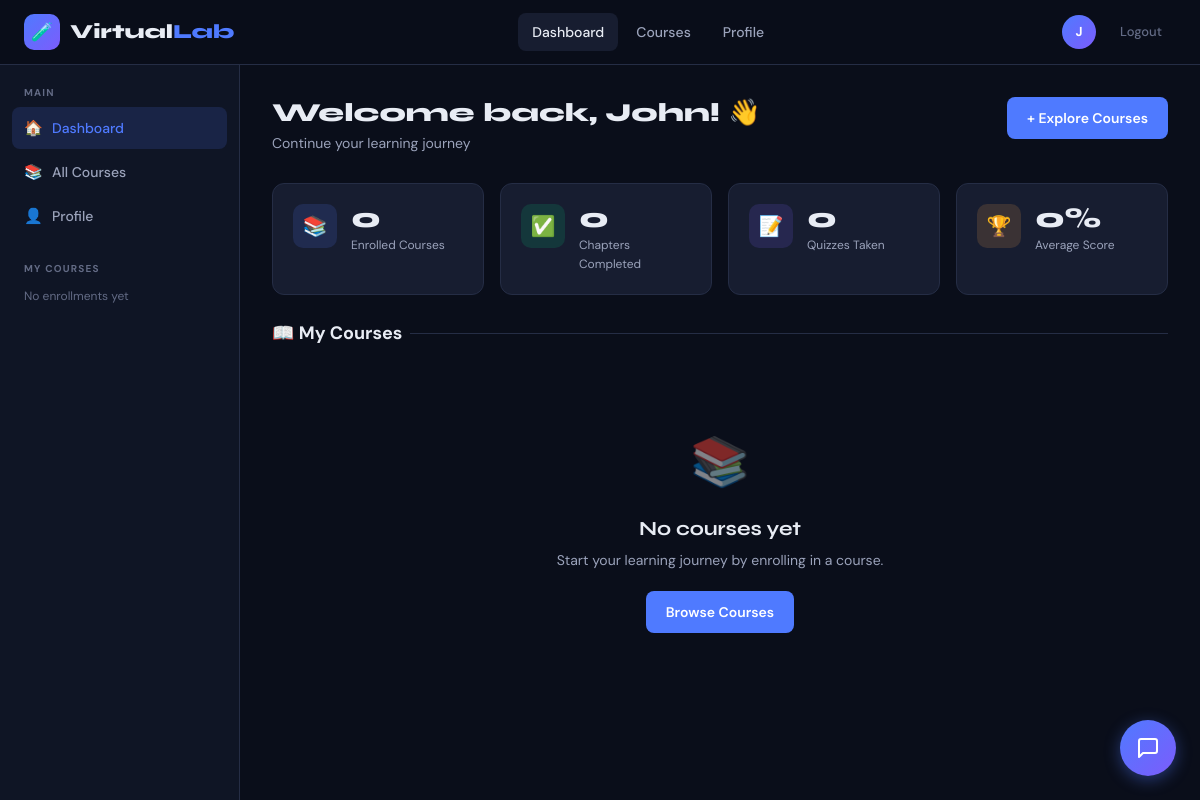
The page /dashboard/ (signed in) on the database as committed earlier.
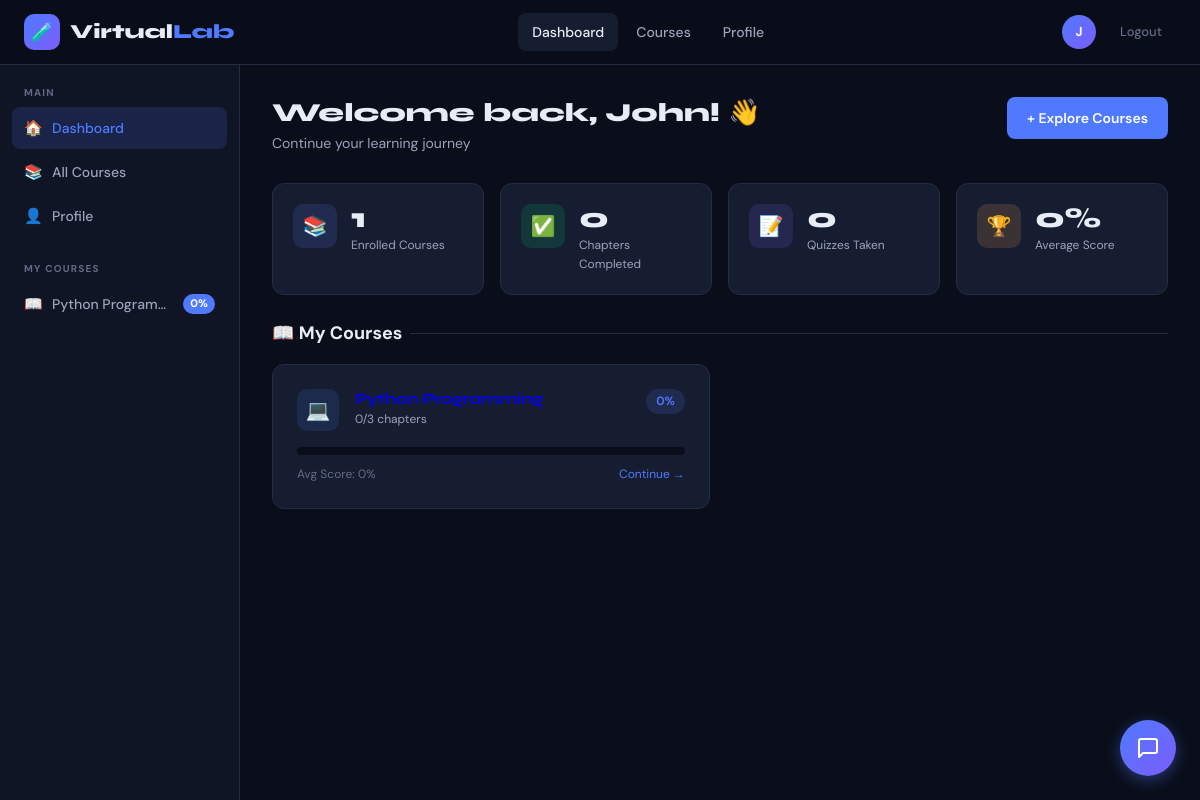
The same page on the database as committed later.
### lab/models.py (models this page shows, shortened)
class Enrollment(models.Model):
    student = models.ForeignKey(User, on_delete=models.CASCADE, related_name='enrollments')
    subject = models.ForeignKey(Subject, on_delete=models.CASCADE, related_name='enrollments')
    enrolled_at = models.DateTimeField(auto_now_add=True)
    is_active = models.BooleanField(default=True)
    class Meta:
        unique_together = ('student', 'subject')
    def progress_percent(self):
        total = self.subject.chapters.filter(is_active=True).count()
        if total == 0:
            return 0
        completed = ChapterProgress.objects.filter(
            enrollment=self,
            is_completed=True
        ).count()
        return int((completed / total) * 100)
    def completed_chapters(self):
        return ChapterProgress.objects.filter(enrollment=self, is_completed=True).count()
    def average_score(self):
        results = QuizResult.objects.filter(enrollment=self)
        if not results.exists():
            return 0
        total = sum(r.percentage() for r in results)
        return round(total / results.count(), 1)

class Subject(models.Model):
    CATEGORY_CHOICES = [
        ('programming', 'Programming'),
        ('database', 'Database'),
        ('algorithms', 'Algorithms'),
        ('networking', 'Networking'),
        ('other', 'Other'),
    ]
    title = models.CharField(max_length=200)
    description = models.TextField()
    category = models.CharField(max_length=50, choices=CATEGORY_CHOICES, default='other')
    thumbnail = models.ImageField(upload_to='thumbnails/', blank=True, null=True)
    icon = models.CharField(max_length=50, default='book', help_text='Icon name (e.g. database, code, cpu)')
    color = models.CharField(max_length=7, default='#4f46e5')
    is_active = models.BooleanField(default=True)
    created_at = models.DateTimeField(auto_now_add=True)
    order = models.IntegerField(default=0)
    class Meta:
        ordering = ['order', 'title']
    def total_chapters(self):
        return self.chapters.count()

### lab/views.py (the view)
# urls.py: path('dashboard/', views.student_dashboard, name='dashboard'),
@student_required
def student_dashboard(request):
    enrollments = Enrollment.objects.filter(
        student=request.user, is_active=True
    ).select_related('subject').prefetch_related('chapter_progresses')
    recent_results = QuizResult.objects.filter(
        enrollment__student=request.user
    ).select_related('chapter__subject').order_by('-attempted_at')[:5]
    announcements = Announcement.objects.filter(is_active=True)[:3]
    stats = {
        'total_subjects': enrollments.count(),
        'completed_chapters': sum(e.completed_chapters() for e in enrollments),
        'total_quizzes': QuizResult.objects.filter(enrollment__student=request.user).count(),
        'avg_score': request.user.profile.overall_average() if hasattr(request.user, 'profile') else 0,
    }
    context = {
        'enrollments': enrollments,
        'recent_results': recent_results,
        'announcements': announcements,
        'stats': stats,
    }
    return render(request, 'lab/student/dashboard.html', context)

### lab/models.py (called while the page is built)
    def overall_average(self):
        results = QuizResult.objects.filter(enrollment__student=self.user)
        if not results.exists():
            return 0
        return round(sum(r.percentage() for r in results) / results.count(), 1)

### lab/templates/lab/student/dashboard.html (shortened to what the changed rows need)
{% extends 'lab/base.html' %}
{% block body %}
<div class="app-layout">
  <div class="sidebar">
    <div class="sidebar-section">
      <div class="sidebar-label">My Courses</div>
      {% for enrollment in enrollments %}
      <a href="{% url 'subject_detail' enrollment.subject.id %}" class="sidebar-link">
        <span class="icon">📖</span>
        <span style="overflow:hidden;text-overflow:ellipsis;white-space:nowrap;">{{ enrollment.subject.title }}</span>
        <span class="sidebar-badge">{{ enrollment.progress_percent }}%</span>
      </a>
      {% empty %}
      <p style="font-size:12px; color:var(--text3); padding:4px 12px;">No enrollments yet</p>
      {% endfor %}
    </div>
  </div>
  <div class="main-content">
    <div class="page-header">
      <div>
        <h1 class="page-title">Welcome back, {{ request.user.first_name|default:request.user.username }}! 👋</h1>
      </div>
    </div>
    <div class="stats-grid mb-3 fade-up">
      <div class="stat-card">
        <div><div class="stat-value">{{ stats.total_subjects }}</div><div class="stat-label">Enrolled Courses</div></div>
      </div>
    </div>
    <div class="mb-3 fade-up fade-up-2">
      {% if enrollments %}
      <div class="grid-2">
        {% for enrollment in enrollments %}
        <a href="{% url 'subject_detail' enrollment.subject.id %}" style="text-decoration:none;">
          <div class="card" style="height:100%;">
            <div class="flex items-start gap-2 mb-2">
              <div style="width:42px; height:42px; border-radius:10px; background:{{ enrollment.subject.color }}22; display:flex; align-items:center; justify-content:center; font-size:20px; flex-shrink:0;">
                {% if enrollment.subject.icon == 'database' %}🗄️{% elif enrollment.subject.icon == 'code' %}💻{% elif enrollment.subject.icon == 'cpu' %}⚙️{% else %}📚{% endif %}
              </div>
              <div style="flex:1; min-width:0;">
                <h3 style="font-size:16px; font-weight:700; margin-bottom:2px;">{{ enrollment.subject.title }}</h3>
                <p style="font-size:12px; color:var(--text2);">{{ enrollment.completed_chapters }}/{{ enrollment.subject.total_chapters }} chapters</p>
              </div>
              <span class="badge badge-blue">{{ enrollment.progress_percent }}%</span>
            </div>
            <div class="progress-bar" style="margin-bottom:10px;">
            </div>
            <div class="flex items-center justify-between text-xs text-dim">
              <span>Avg Score: {{ enrollment.average_score }}%</span>
              <span style="color:var(--accent);">Continue →</span>
            </div>
          </div>
        </a>
        {% endfor %}
      </div>
      {% else %}
      <div class="empty-state">
        <div class="empty-icon">📚</div>
        <h3 class="empty-title">No courses yet</h3>
        <p class="empty-desc">Start your learning journey by enrolling in a course.</p>
        <a href="{% url 'subject_list' %}" class="btn btn-primary">Browse Courses</a>
      </div>
      {% endif %}
    </div>
  </div>
</div>
{% endblock %}

Rows that differ between the two databases and show on the page:
added Enrollment: subject "Python Program…", progress_percent "0", completed_chapters "0", subject.total_chapters "3", average_score "0"
Other text that changed with them:
{{ stats.total_subjects }}: "0" → "1"
text no longer shown: "No enrollments yet 📚 No courses yet Start your learning journey by enrolling in a course. Browse Courses"
